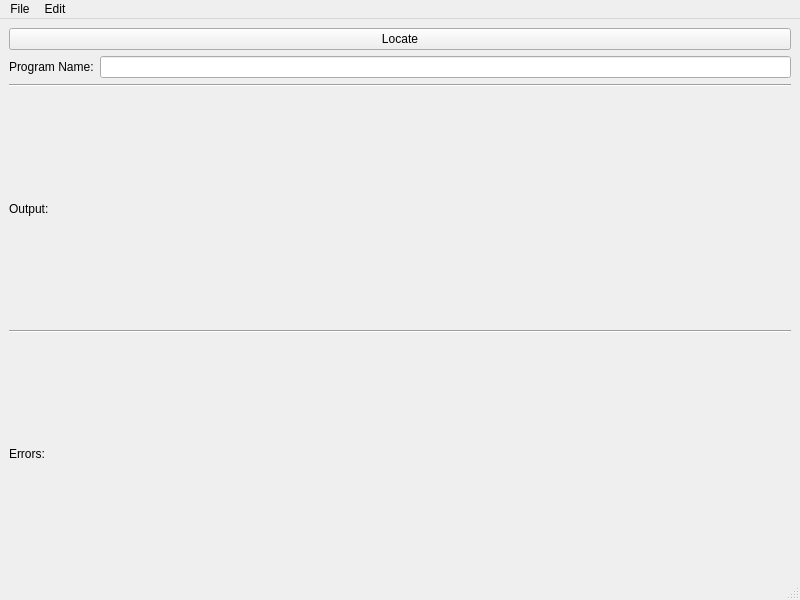
<?xml version="1.0" encoding="UTF-8"?>
<ui version="4.0">
 <class>MainWindow</class>
 <widget class="QMainWindow" name="MainWindow">
  <property name="geometry">
   <rect>
    <x>0</x>
    <y>0</y>
    <width>800</width>
    <height>600</height>
   </rect>
  </property>
  <property name="windowTitle">
   <string>MainWindow</string>
  </property>
  <widget class="QWidget" name="centralwidget">
   <layout class="QVBoxLayout" name="verticalLayout">
    <item>
     <widget class="QPushButton" name="pushButton">
      <property name="text">
       <string>Locate</string>
      </property>
     </widget>
    </item>
    <item>
     <layout class="QHBoxLayout" name="horizontalLayout">
      <item>
       <widget class="QLabel" name="label_3">
        <property name="text">
         <string>Program Name:</string>
        </property>
       </widget>
      </item>
      <item>
       <widget class="QLineEdit" name="lineEdit"/>
      </item>
     </layout>
    </item>
    <item>
     <widget class="Line" name="line">
      <property name="orientation">
       <enum>Qt::Horizontal</enum>
      </property>
     </widget>
    </item>
    <item>
     <widget class="QLabel" name="label">
      <property name="text">
       <string>Output:</string>
      </property>
     </widget>
    </item>
    <item>
     <widget class="Line" name="line_2">
      <property name="orientation">
       <enum>Qt::Horizontal</enum>
      </property>
     </widget>
    </item>
    <item>
     <widget class="QLabel" name="label_2">
      <property name="text">
       <string>Errors:</string>
      </property>
     </widget>
    </item>
   </layout>
  </widget>
  <widget class="QMenuBar" name="menubar">
   <property name="geometry">
    <rect>
     <x>0</x>
     <y>0</y>
     <width>800</width>
     <height>21</height>
    </rect>
   </property>
   <widget class="QMenu" name="menuEdit">
    <property name="title">
     <string>Edit</string>
    </property>
    <addaction name="actionCopy_Result"/>
   </widget>
   <widget class="QMenu" name="menuFile">
    <property name="title">
     <string>File</string>
    </property>
    <addaction name="actionExit"/>
   </widget>
   <addaction name="menuFile"/>
   <addaction name="menuEdit"/>
  </widget>
  <widget class="QStatusBar" name="statusbar"/>
  <action name="actionCopy_Result">
   <property name="enabled">
    <bool>false</bool>
   </property>
   <property name="icon">
    <iconset theme="edit-copy"/>
   </property>
   <property name="text">
    <string>Copy Result</string>
   </property>
   <property name="toolTip">
    <string>Copy Result to Clipboard</string>
   </property>
  </action>
  <action name="actionExit">
   <property name="text">
    <string>Exit</string>
   </property>
   <property name="toolTip">
    <string>Close the program</string>
   </property>
   <property name="shortcut">
    <string>Ctrl+X</string>
   </property>
   <property name="menuRole">
    <enum>QAction::QuitRole</enum>
   </property>
  </action>
 </widget>
 <resources/>
 <connections>
  <connection>
   <sender>actionExit</sender>
   <signal>triggered()</signal>
   <receiver>MainWindow</receiver>
   <slot>close()</slot>
   <hints>
    <hint type="sourcelabel">
     <x>-1</x>
     <y>-1</y>
    </hint>
    <hint type="destinationlabel">
     <x>399</x>
     <y>299</y>
    </hint>
   </hints>
  </connection>
 </connections>
</ui>
